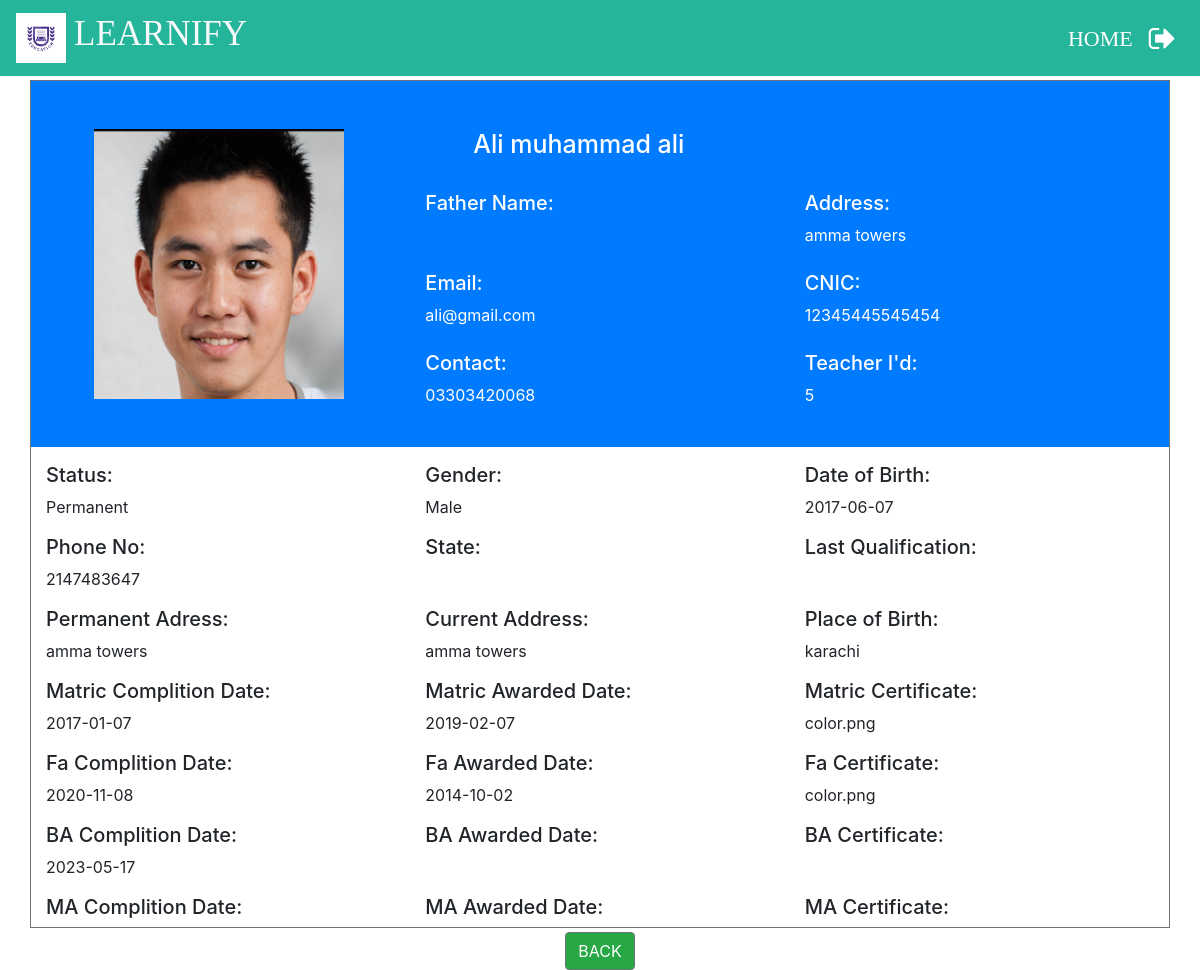
The page /Admin/display-teacher.php?teacher_id=5 (signed in) on the database its author committed.
### tables this page shows
CREATE TABLE IF NOT EXISTS `teacher_info` (
  `teacher_id` int NOT NULL AUTO_INCREMENT,
  `first_name` varchar(30) NOT NULL,
  `middle_name` varchar(30) NOT NULL,
  `last_name` varchar(30) NOT NULL,
  `father_name` varchar(50) NOT NULL,
  `email` varchar(30) NOT NULL,
  `phone_no` varchar(11) NOT NULL,
  `profile_image` blob NOT NULL,
  `teacher_status` varchar(10) NOT NULL,
  `application_status` varchar(10) NOT NULL,
  `cnic` varchar(15) NOT NULL,
  `dob` varchar(15) NOT NULL,
  `other_phone` int NOT NULL,
  `gender` varchar(10) NOT NULL,
  `permanent_address` varchar(100) NOT NULL,
  `current_address` varchar(100) NOT NULL,
  `place_of_birth` varchar(50) NOT NULL,
  `matric_complition_date` varchar(10) NOT NULL,
  `matric_awarded_date` varchar(10) NOT NULL,
  `matric_certificate` varchar(100) NOT NULL,
  `fa_complition_date` varchar(10) NOT NULL,
  `fa_awarded_date` varchar(10) NOT NULL,
  `fa_certificate` varchar(100) NOT NULL,
  `ba_complition_date` varchar(10) NOT NULL,
  `ba_awarded_date` varchar(10) NOT NULL,
  `ba_certificate` varchar(100) NOT NULL,
  `ma_complition_date` varchar(10) NOT NULL,
  `ma_awarded_date` varchar(100) NOT NULL,
  `ma_certificate` varchar(101) NOT NULL,
  `last_qualification` varchar(20) NOT NULL,
  `state` varchar(20) NOT NULL,
  `hire_date` varchar(10) NOT NULL,
  PRIMARY KEY (`teacher_id`)
);

### Admin/display-teacher.php (the view, shortened to what this page needs)
<?php
	if ($_SESSION["LoginAdmin"] && !$_SESSION['LoginTeacher'])
	{
		$teacher_id=$_GET['teacher_id'];
	}
	require_once "../connection/connection.php";
?>
<!doctype html>
<html lang="en">
	<head>
	</head>
	<body>
		<?php include('../common/common-header.php') ?>
	<?php
		if($teacher_id){
			$query="select * from teacher_info where teacher_id='$teacher_id'";
		}
		else{
			$query="select * from teacher_info where email='$teacher_email'";
		}
		$run=mysqli_query($con,$query);
		while ($row=mysqli_fetch_array($run)) {
	?>
		<div class="container  mt-1 border border-secondary mb-1">
			<div class="row text-white bg-primary pt-5">
				<div class="col-md-4">
					<?php  $profile_image= $row["profile_image"] ?>
					<img class="ml-5 mb-5" height='270px' width='250px' src=<?php echo "images/$profile_image"  ?> >
				</div>
				<div class="col-md-8">
					<h3 class="ml-5"><?php echo $row['first_name']." ".$row['middle_name']." ".$row['last_name'] ?></h3><br>
					<div class="row">
						<div class="col-md-6">
							<h5>Father Name:</h5> <?php echo $row['father_name']  ?><br><br>
							<h5>Email:</h5> <?php echo $row['email']  ?><br><br>
							<h5>Contact:</h5> <?php echo $row['phone_no']  ?><br><br>
						</div>
						<div class="col-md-6">
							<h5>Address:</h5> <?php echo $row['permanent_address']  ?><br><br>
							<h5>CNIC:</h5> <?php echo $row['cnic']  ?><br><br>
							<h5>Teacher I'd:</h5> <?php echo $row['teacher_id']  ?><br><br>
						</div>
					</div>
				</div>
			</div>
			<div class="row pt-3">
				<div class="col-md-4"><h5>Status:</h5> <?php echo $row['teacher_status']  ?></div>
				<div class="col-md-4"><h5>Gender:</h5> <?php echo $row['gender']  ?></div>
				<div class="col-md-4"><h5>Date of Birth:</h5> <?php echo $row['dob']  ?></div>
			</div>
			<div class="row pt-3">
				<div class="col-md-4"><h5>Phone No:</h5> <?php echo $row['other_phone']  ?></div>
				<div class="col-md-4"><h5>State:</h5> <?php echo $row['state']  ?></div>
				<div class="col-md-4"><h5>Last Qualification:</h5> <?php echo $row['last_qualification']  ?></div>
			</div>
			<div class="row pt-3">
				<div class="col-md-4"><h5>Permanent Adress:</h5> <?php echo $row['permanent_address']  ?></div>
				<div class="col-md-4"><h5>Current Address:</h5> <?php echo $row['current_address']  ?></div>
				<div class="col-md-4"><h5>Place of Birth:</h5> <?php echo $row['place_of_birth']  ?></div>
			</div>
			<div class="row pt-3">
				<div class="col-md-4"><h5>Matric Complition Date:</h5> <?php echo $row['matric_complition_date']  ?></div>
				<div class="col-md-4"><h5>Matric Awarded Date:</h5> <?php echo $row['matric_awarded_date']  ?></div>
				<div class="col-md-4"><h5>Matric Certificate:</h5> <?php echo $row['matric_certificate']  ?></div>
			</div>
			<div class="row pt-3">
				<div class="col-md-4"><h5>Fa Complition Date:</h5> <?php echo $row['fa_complition_date']  ?></div>
				<div class="col-md-4"><h5>Fa Awarded Date:</h5> <?php echo $row['fa_awarded_date']  ?></div>
				<div class="col-md-4"><h5>Fa Certificate:</h5> <?php echo $row['fa_certificate']  ?></div>
			</div>
			<div class="row pt-3">
				<div class="col-md-4"><h5>BA Complition Date:</h5> <?php echo $row['ba_complition_date']  ?></div>
				<div class="col-md-4"><h5>BA Awarded Date:</h5> <?php echo $row['ba_awarded_date']  ?></div>
				<div class="col-md-4"><h5>BA Certificate:</h5> <?php echo $row['ba_certificate']  ?></div>
			</div>
			<div class="row pt-3">
				<div class="col-md-4"><h5>MA Complition Date:</h5> <?php echo $row['ma_complition_date']  ?></div>
				<div class="col-md-4"><h5>MA Awarded Date:</h5> <?php echo $row['ma_awarded_date']  ?></div>
				<div class="col-md-4"><h5>MA Certificate:</h5> <?php echo $row['ma_certificate']  ?></div>
			</div>
		</div>
	<?php } ?>
	<a href="../Teacher/teacher-index.php" style="display:flex;align-items:center;justify-content:center"> <button type="button" class="btn btn-secondary bg-success" data-dismiss="modal">BACK</button> </a>
</body>
</html>

### Css/footer.css (style rules this page uses)
.footer-top h2,h3 { color: #fff; }

### Css/style.css (style rules this page uses)
h3 { font-size: 25px; }

### rows shown on the page
teacher_info: profile_image (picture), first_name "Ali", middle_name "muhammad", last_name "ali", email "ali@gmail.com", phone_no "03303420068", permanent_address "amma towers", cnic "12345445545454", teacher_id "5", teacher_status "Permanent", gender "Male", dob "2017-06-07", other_phone "2147483647", current_address "amma towers", place_of_birth "karachi", matric_complition_date "2017-01-07", matric_awarded_date "2019-02-07", matric_certificate "color.png", fa_complition_date "2020-11-08", fa_awarded_date "2014-10-02", fa_certificate "color.png", ba_complition_date "2023-05-17"
